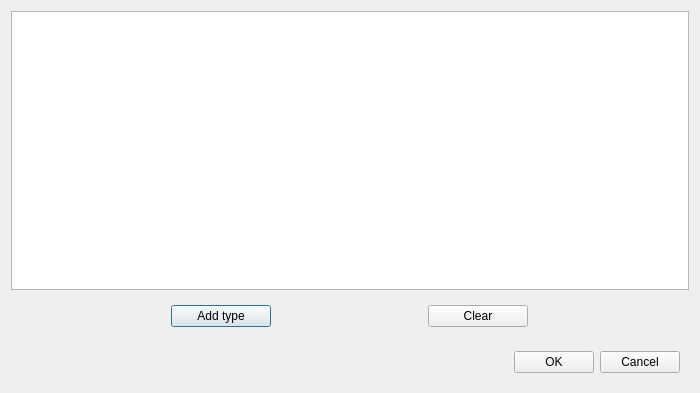
<?xml version="1.0" encoding="UTF-8"?>
<ui version="4.0">
 <class>DiscTypeDistributionDialog</class>
 <widget class="QDialog" name="DiscTypeDistributionDialog">
  <property name="windowModality">
   <enum>Qt::ApplicationModal</enum>
  </property>
  <property name="geometry">
   <rect>
    <x>0</x>
    <y>0</y>
    <width>700</width>
    <height>393</height>
   </rect>
  </property>
  <property name="windowTitle">
   <string>Disc types distribution</string>
  </property>
  <property name="modal">
   <bool>true</bool>
  </property>
  <layout class="QVBoxLayout" name="verticalLayout">
   <item>
    <widget class="QTableView" name="discDistributionTableView"/>
   </item>
   <item>
    <widget class="QWidget" name="widget_3" native="true">
     <layout class="QHBoxLayout" name="horizontalLayout_3">
      <item>
       <widget class="QPushButton" name="addTypePushButton">
        <property name="maximumSize">
         <size>
          <width>100</width>
          <height>16777215</height>
         </size>
        </property>
        <property name="text">
         <string>Add type</string>
        </property>
       </widget>
      </item>
      <item>
       <widget class="QPushButton" name="clearTypesPushButton">
        <property name="maximumSize">
         <size>
          <width>100</width>
          <height>16777215</height>
         </size>
        </property>
        <property name="text">
         <string>Clear</string>
        </property>
       </widget>
      </item>
     </layout>
    </widget>
   </item>
   <item alignment="Qt::AlignRight">
    <widget class="QWidget" name="widget_2" native="true">
     <layout class="QHBoxLayout" name="horizontalLayout_2">
      <item>
       <widget class="QPushButton" name="okPushButton">
        <property name="text">
         <string>OK</string>
        </property>
       </widget>
      </item>
      <item>
       <widget class="QPushButton" name="cancelPushButton">
        <property name="text">
         <string>Cancel</string>
        </property>
       </widget>
      </item>
     </layout>
    </widget>
   </item>
  </layout>
 </widget>
 <resources/>
 <connections/>
</ui>
